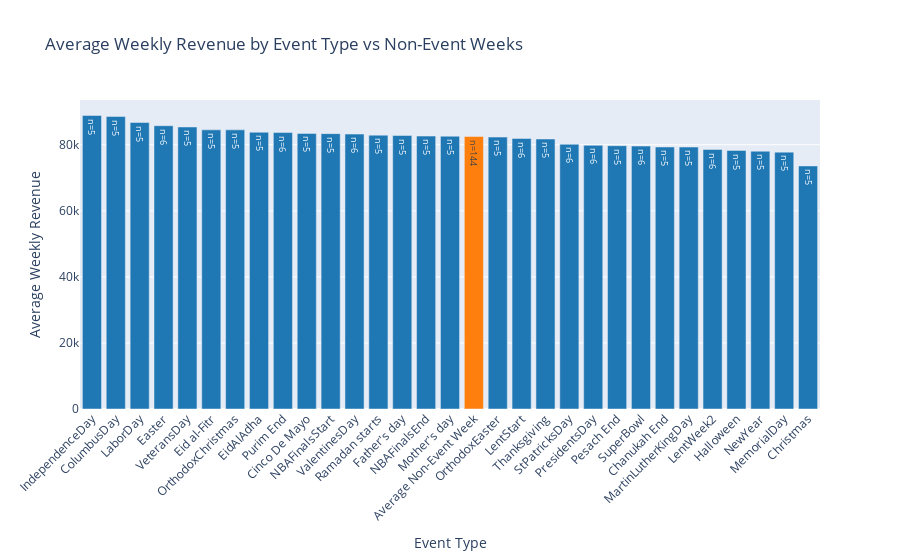

Here is the notebook cell this chart was saved with:
### Code cell
# Get all events from both columns
events_df1 = store_data[store_data["event_name_1"].notna()][
    ["date", "event_name_1"]
].rename(columns={"event_name_1": "event"})
events_df2 = store_data[store_data["event_name_2"].notna()][
    ["date", "event_name_2"]
].rename(columns={"event_name_2": "event"})
event_dates = pd.concat([events_df1, events_df2], ignore_index=True).drop_duplicates()
event_types = event_dates["event"].unique()

# Calculate average weekly revenue for each event type
event_weekly_avg = []
for event_type in event_types:
    # Get all dates for this event type
    event_type_dates = event_dates[event_dates["event"] == event_type]["date"].unique()

    # Calculate weekly revenue for each occurrence of this event
    event_revenues = []
    for event_date in event_type_dates:
        week_end = pd.to_datetime(event_date)
        week_start = week_end - pd.Timedelta(days=6)
        weekly_rev = store_data[
            (store_data["date"] >= week_start) & (store_data["date"] <= week_end)
        ]["revenue"].sum()
        event_revenues.append(weekly_rev)

    # Calculate average weekly revenue for this event type
    avg_weekly_rev = np.mean(event_revenues)
    event_weekly_avg.append(
        {
            "event": event_type,
            "week_ending": pd.NaT,
            "weekly_revenue": avg_weekly_rev,
            "occurrences": len(event_revenues),
        }
    )

event_weekly_df = pd.DataFrame(event_weekly_avg)

# Calculate average weekly revenue for non-event weeks
non_event_weekly = []
current_date = store_data["date"].min()
end_date = store_data["date"].max()

while current_date <= end_date:
    week_end = current_date + pd.Timedelta(days=6)
    # Skip if week overlaps with any event date
    if not any(
        (week_end >= pd.to_datetime(ed)) & (current_date <= pd.to_datetime(ed))
        for ed in event_dates["date"].unique()
    ):
        weekly_rev = store_data[
            (store_data["date"] >= current_date) & (store_data["date"] <= week_end)
        ]["revenue"].sum()
        non_event_weekly.append(weekly_rev)
    current_date += pd.Timedelta(days=7)

avg_non_event = np.mean(non_event_weekly)

# Create a separate DataFrame for non-event average with matching columns
non_event_df = pd.DataFrame(
    [
        {
            "event": "Average Non-Event Week",
            "week_ending": pd.NaT,
            "weekly_revenue": avg_non_event,
            "occurrences": len(non_event_weekly),
        }
    ]
)

# Ensure both DataFrames have the same dtypes before concatenation
for col in event_weekly_df.columns:
    non_event_df[col] = non_event_df[col].astype(event_weekly_df[col].dtype)

# Concatenate the DataFrames
event_weekly_df = pd.concat([event_weekly_df, non_event_df], ignore_index=True)

# Sort by weekly revenue in descending order
event_weekly_df = event_weekly_df.sort_values("weekly_revenue", ascending=False)

# Add occurrence text
event_weekly_df["text"] = event_weekly_df["occurrences"].apply(lambda x: f"n={x}")

# Create bar plot with text included
fig = px.bar(
    event_weekly_df,
    x="event",
    y="weekly_revenue",
    text="text",  # Add the occurrence counts as text
    title="Average Weekly Revenue by Event Type vs Non-Event Weeks",
    labels={"weekly_revenue": "Average Weekly Revenue", "event": "Event Type"},
)

# Color the average non-event bar differently
colors = [
    "#1f77b4" if x != "Average Non-Event Week" else "#ff7f0e"
    for x in event_weekly_df["event"]
]
fig.update_traces(marker_color=colors, textposition="auto")

# Rotate x-axis labels for better readability
fig.update_layout(xaxis_tickangle=-45, showlegend=False)

fig.show()

### Figure 1 — Plotly figure (JSON) as saved in the notebook; plotly's stock layout.template omitted (floating-point values rounded to 4 significant figures)
{"data": [{"hovertemplate": "Event Type=%{x}<br>Average Weekly Revenue=%{y}<br>text=%{text}<extra></extra>", "legendgroup": "", "marker": {"color": ["#1f77b4", "#1f77b4", "#1f77b4", "#1f77b4", "#1f77b4", "#1f77b4", "#1f77b4", "#1f77b4", "#1f77b4", "#1f77b4", "#1f77b4", "#1f77b4", "#1f77b4", "#1f77b4", "#1f77b4", "#1f77b4", "#ff7f0e", "#1f77b4", "#1f77b4", "#1f77b4", "#1f77b4", "#1f77b4", "#1f77b4", "#1f77b4", "#1f77b4", "#1f77b4", "#1f77b4", "#1f77b4", "#1f77b4", "#1f77b4", "#1f77b4"], "pattern": {"shape": ""}}, "name": "", "orientation": "v", "showlegend": false, "text": ["n=5", "n=5", "n=5", "n=6", "n=5", "n=5", "n=5", "n=5", "n=6", "n=5", "n=5", "n=6", "n=5", "n=5", "n=5", "n=5", "n=144", "n=5", "n=6", "n=5", "n=6", "n=6", "n=5", "n=6", "n=5", "n=5", "n=6", "n=5", "n=5", "n=5", "n=5"], "textposition": "auto", "type": "bar", "x": ["IndependenceDay", "ColumbusDay", "LaborDay", "Easter", "VeteransDay", "Eid al-Fitr", "OrthodoxChristmas", "EidAlAdha", "Purim End", "Cinco De Mayo", "NBAFinalsStart", "ValentinesDay", "Ramadan starts", "Father's day", "NBAFinalsEnd", "Mother's day", "Average Non-Event Week", "OrthodoxEaster", "LentStart", "Thanksgiving", "StPatricksDay", "PresidentsDay", "Pesach End", "SuperBowl", "Chanukah End", "MartinLutherKingDay", "LentWeek2", "Halloween", "NewYear", "MemorialDay", "Christmas"], "xaxis": "x", "y": [88880.0, 88550.0, 86740.0, 85770.0, 85380.0, 84510.0, 84510.0, 83800.0, 83700.0, 83440.0, 83370.0, 83240.0, 82910.0, 82800.0, 82630.0, 82600.0, 82510.0, 82330.0, 81910.0, 81740.0, 80150.0, 79830.0, 79720.0, 79600.0, 79330.0, 79310.0, 78570.0, 78280.0, 78050.0, 77770.0, 73590.0], "yaxis": "y"}], "layout": {"barmode": "relative", "legend": {"tracegroupgap": 0}, "showlegend": false, "title": {"text": "Average Weekly Revenue by Event Type vs Non-Event Weeks"}, "xaxis": {"anchor": "y", "domain": [0, 1], "tickangle": -45, "title": {"text": "Event Type"}}, "yaxis": {"anchor": "x", "domain": [0, 1], "title": {"text": "Average Weekly Revenue"}}}}
